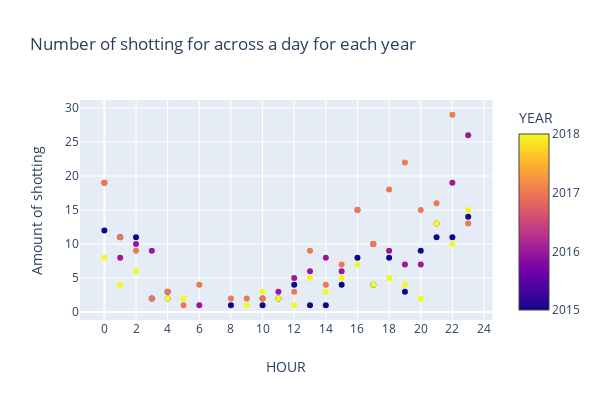

Write notebook code for a chart like this one.
### Code cell
fig = px.scatter(shotting_timeDist, x="HOUR", y="INCIDENT_NUMBER", color='YEAR',
                title='Number of shotting for across a day for each year')

fig.update_layout(
    width=600,
    height=400,
)
fig.update_xaxes(nticks=20,tick0=0, dtick=0,tickwidth=2) #Set number of tick marks and style
fig.update_yaxes(title_text='Amount of shotting')#Set axis title

fig.show()

### Figure 1 — Plotly figure (JSON) as saved in the notebook; plotly's stock layout.template omitted (floating-point values rounded to 4 significant figures)
{"data": [{"hoverlabel": {"namelength": 0}, "hovertemplate": "HOUR=%{x}<br>INCIDENT_NUMBER=%{y}<br>YEAR=%{marker.color}", "legendgroup": "", "marker": {"color": [2015, 2015, 2015, 2015, 2015, 2015, 2015, 2015, 2015, 2015, 2015, 2015, 2015, 2015, 2015, 2015, 2015, 2015, 2015, 2015, 2016, 2016, 2016, 2016, 2016, 2016, 2016, 2016, 2016, 2016, 2016, 2016, 2016, 2016, 2016, 2016, 2016, 2016, 2016, 2016, 2017, 2017, 2017, 2017, 2017, 2017, 2017, 2017, 2017, 2017, 2017, 2017, 2017, 2017, 2017, 2017, 2017, 2017, 2017, 2017, 2017, 2017, 2017, 2018, 2018, 2018, 2018, 2018, 2018, 2018, 2018, 2018, 2018, 2018, 2018, 2018, 2018, 2018, 2018, 2018, 2018, 2018, 2018], "coloraxis": "coloraxis", "symbol": "circle"}, "mode": "markers", "name": "", "showlegend": false, "type": "scatter", "x": [0, 1, 2, 3, 4, 8, 10, 11, 12, 13, 14, 15, 16, 17, 18, 19, 20, 21, 22, 23, 0, 1, 2, 3, 4, 6, 10, 11, 12, 13, 14, 15, 16, 17, 18, 19, 20, 21, 22, 23, 0, 1, 2, 3, 4, 5, 6, 8, 9, 10, 11, 12, 13, 14, 15, 16, 17, 18, 19, 20, 21, 22, 23, 0, 1, 2, 4, 5, 9, 10, 11, 12, 13, 14, 15, 16, 17, 18, 19, 20, 21, 22, 23], "xaxis": "x", "y": [12, 11, 11, 2, 3, 1, 1, 2, 4, 1, 1, 4, 8, 4, 8, 3, 9, 11, 11, 14, 19, 8, 10, 9, 2, 1, 2, 3, 5, 6, 8, 6, 15, 10, 9, 7, 7, 13, 19, 26, 19, 11, 9, 2, 3, 1, 4, 2, 2, 2, 2, 3, 9, 4, 7, 15, 10, 18, 22, 15, 16, 29, 13, 8, 4, 6, 2, 2, 1, 3, 2, 1, 5, 3, 5, 7, 4, 5, 4, 2, 13, 10, 15], "yaxis": "y"}], "layout": {"coloraxis": {"colorbar": {"title": {"text": "YEAR"}}, "colorscale": [[0, "#0d0887"], [0.1111, "#46039f"], [0.2222, "#7201a8"], [0.3333, "#9c179e"], [0.4444, "#bd3786"], [0.5556, "#d8576b"], [0.6667, "#ed7953"], [0.7778, "#fb9f3a"], [0.8889, "#fdca26"], [1, "#f0f921"]]}, "height": 400, "legend": {"tracegroupgap": 0}, "title": {"text": "Number of shotting for across a day for each year"}, "width": 600, "xaxis": {"anchor": "y", "domain": [0, 0.98], "dtick": 0, "nticks": 20, "tick0": 0, "tickwidth": 2, "title": {"text": "HOUR"}}, "yaxis": {"anchor": "x", "domain": [0, 1], "title": {"text": "Amount of shotting"}}}}
